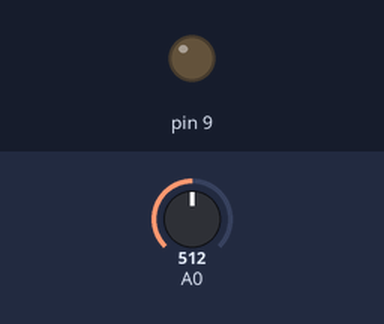
Bench run of a sketch on a simulated Arduino Uno, built with avr-gcc and run on an emulated ATmega328P. Parts: output pins drawn as LEDs (lit = HIGH). Inputs (shaded band) come from the test bench; at power-on: A0 = 512. What the sketch prints to the serial monitor is not drawn.

Above: at 1.2 s.
1.3 s: A0 set to 3
2.8 s: A0 set to 0
At 4.0 s:
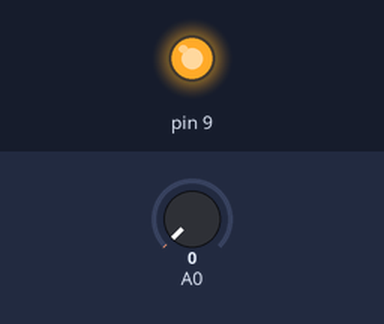
4.3 s: A0 set to 122
At 5.3 s:
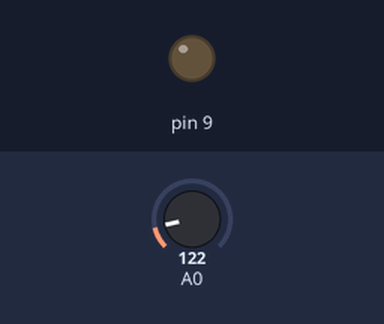
Timing chart, 0 to 7.3 s (numbered marks = the images above; inputs shaded):
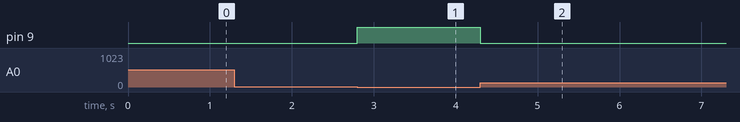

Measured:
- the behaviour switches between 2 and 1 on A0 (found by bisection; images 0 and 1)
- after the input at 2.8 s, pin 9: LOW → HIGH at once
- after the input at 4.3 s, pin 9: HIGH → LOW at once

The sketch:

Automated_Street_Light.ino
```cpp
int ldr;

void setup() {
pinMode(9,OUTPUT);
pinMode(A0,INPUT);
Serial.begin(115200);
}

void loop() {

ldr=analogRead(A0);
Serial.println(ldr);
if(ldr>=2){
  digitalWrite(9,LOW);
  Serial.println("Light OFF");
}else{
    digitalWrite(9,HIGH);
    Serial.println("Light ON");
  }
}
```
